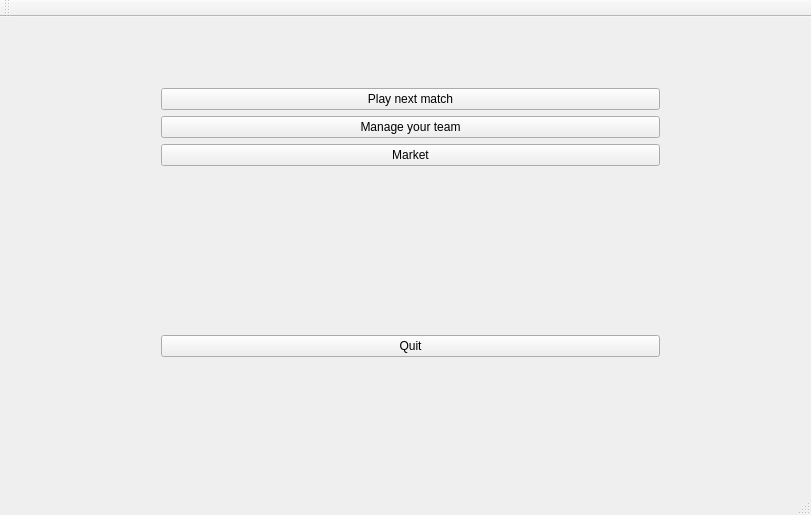
<?xml version="1.0" encoding="UTF-8"?>
<ui version="4.0">
 <class>MainWindow</class>
 <widget class="QMainWindow" name="MainWindow">
  <property name="geometry">
   <rect>
    <x>0</x>
    <y>0</y>
    <width>811</width>
    <height>515</height>
   </rect>
  </property>
  <property name="windowTitle">
   <string>MainWindow</string>
  </property>
  <widget class="QWidget" name="centralWidget">
   <widget class="QWidget" name="verticalLayoutWidget">
    <property name="geometry">
     <rect>
      <x>150</x>
      <y>60</y>
      <width>521</width>
      <height>291</height>
     </rect>
    </property>
    <layout class="QVBoxLayout" name="verticalLayout">
     <item>
      <widget class="QPushButton" name="playButton">
       <property name="minimumSize">
        <size>
         <width>0</width>
         <height>0</height>
        </size>
       </property>
       <property name="text">
        <string>Play next match</string>
       </property>
      </widget>
     </item>
     <item>
      <widget class="QPushButton" name="teamButton">
       <property name="text">
        <string>Manage your team</string>
       </property>
      </widget>
     </item>
     <item>
      <widget class="QPushButton" name="marketButton">
       <property name="text">
        <string>Market</string>
       </property>
      </widget>
     </item>
     <item>
      <spacer name="verticalSpacer">
       <property name="orientation">
        <enum>Qt::Vertical</enum>
       </property>
       <property name="sizeHint" stdset="0">
        <size>
         <width>20</width>
         <height>40</height>
        </size>
       </property>
      </spacer>
     </item>
     <item>
      <widget class="QPushButton" name="quitButton">
       <property name="text">
        <string>Quit</string>
       </property>
      </widget>
     </item>
    </layout>
   </widget>
  </widget>
  <widget class="QMenuBar" name="menuBar">
   <property name="geometry">
    <rect>
     <x>0</x>
     <y>0</y>
     <width>811</width>
     <height>21</height>
    </rect>
   </property>
  </widget>
  <widget class="QToolBar" name="mainToolBar">
   <attribute name="toolBarArea">
    <enum>TopToolBarArea</enum>
   </attribute>
   <attribute name="toolBarBreak">
    <bool>false</bool>
   </attribute>
  </widget>
  <widget class="QStatusBar" name="statusBar"/>
 </widget>
 <layoutdefault spacing="6" margin="11"/>
 <resources/>
 <connections/>
</ui>
